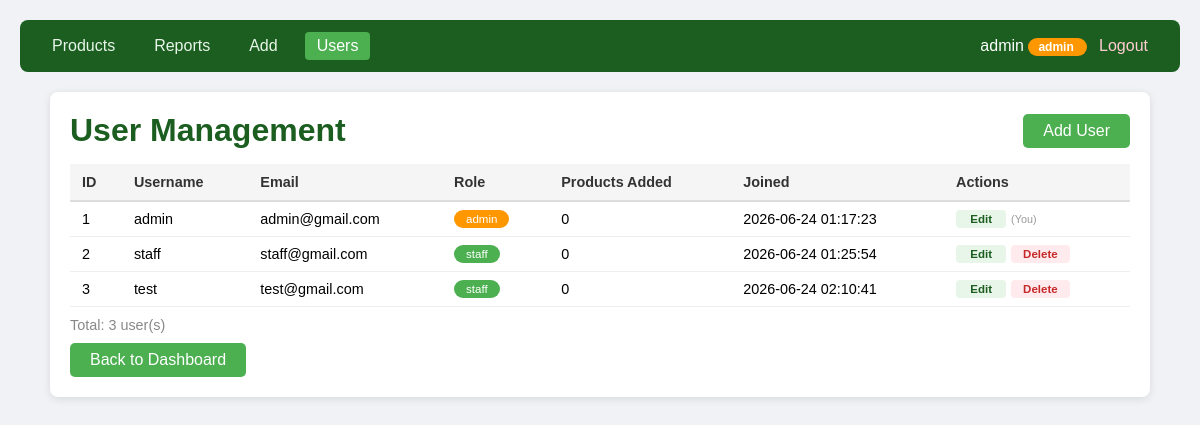
The page /users.php (signed in) on the database as committed earlier.
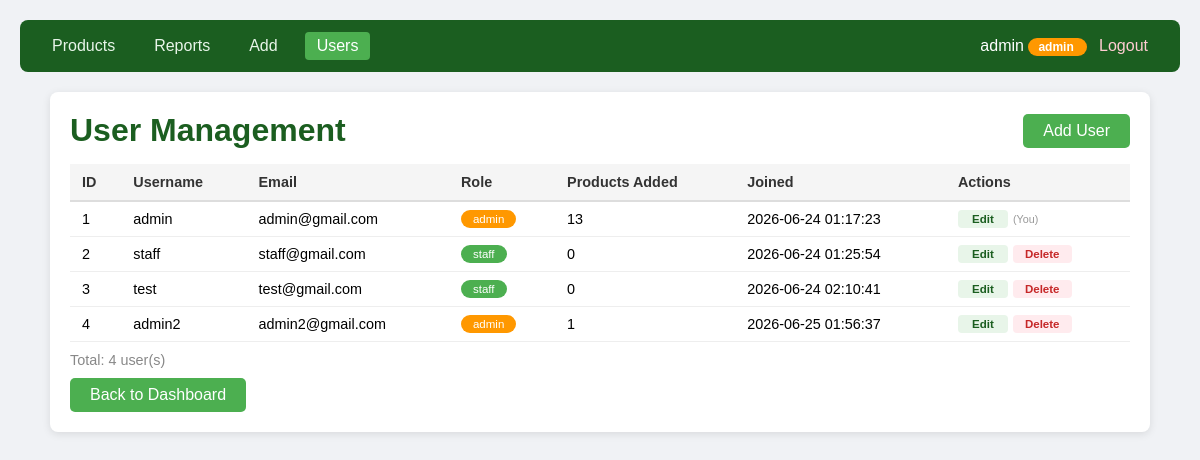
The same page on the database as committed later.
### tables this page shows
CREATE TABLE `users` (
  `id` int(11) NOT NULL,
  `username` varchar(50) NOT NULL,
  `email` varchar(100) NOT NULL,
  `password_hash` varchar(255) NOT NULL,
  `role` enum('admin','staff') DEFAULT 'staff',
  `created_at` timestamp NOT NULL DEFAULT current_timestamp()
);

### auth.php (called while the page is built, shortened)
<?php
function isLoggedIn() {
    return isset($_SESSION['user_id']);
}
function isAdmin() {
    return isset($_SESSION['role']) && $_SESSION['role'] == 'admin';
}
function getUsername() {
    return isset($_SESSION['username']) ? $_SESSION['username'] : null;
}
?>

### users.php (the view, shortened to what this page needs)
<?php
require_once 'config.php';
$users = $conn->query("
    SELECT u.*, COUNT(p.id) AS product_count
    FROM users u
    LEFT JOIN products p ON u.id = p.added_by
    GROUP BY u.id
    ORDER BY u.id
");
?>
<!DOCTYPE html>
<html>
<head>
    <link rel="stylesheet" href="style.css">
</head>
<body>
<?php include 'navbar.php'; ?>
<div class="container">
    <div class="top-bar">
        <h1>User Management</h1>
        <a href="add_user.php" class="btn-add">Add User</a>
    </div>
    <div class="table-container">
        <table>
            <thead>
                <tr>
                    <th>ID</th>
                    <th>Username</th>
                    <th>Email</th>
                    <th>Role</th>
                    <th>Products Added</th>
                    <th>Joined</th>
                    <th>Actions</th>
                </tr>
            </thead>
            <tbody>
                <?php while ($user = $users->fetch_assoc()): ?>
                <tr>
                    <td><?= $user['id'] ?></td>
                    <td><?= htmlspecialchars($user['username']) ?></td>
                    <td><?= htmlspecialchars($user['email']) ?></td>
                    <td>
                        <span class="role-badge" style="background: <?= $user['role'] == 'admin' ? '#FF9800' : '#4CAF50'; ?>; color:white; padding:3px 12px; border-radius:15px; font-size:0.8em;">
                            <?= htmlspecialchars($user['role']) ?>
                        </span>
                    </td>
                    <td><?= $user['product_count'] ?></td>
                    <td><?= $user['created_at'] ?></td>
                    <td>
                        <div class="action-buttons">
                            <a href="edit_user.php?id=<?= $user['id'] ?>" class="btn-edit-user">Edit</a>
                            <?php if ($user['id'] != $_SESSION['user_id']): ?>
                                <a href="delete_user.php?id=<?= $user['id'] ?>" class="btn-delete-user" onclick="return confirm('Delete this user?')">Delete</a>
                            <?php else: ?>
                                <span style="color:#999; font-size:0.75em;">(You)</span>
                            <?php endif; ?>
                        </div>
                    </td>
                </tr>
                <?php endwhile; ?>
            </tbody>
        </table>
    </div>
    <p class="count">Total: <?= $users->num_rows ?> user(s)</p>
    <a href="index.php" class="back-btn" style="margin-top:10px; display:inline-block;">Back to Dashboard</a>
</div>
</body>
</html>

### navbar.php (shortened to what this page needs)
<?php
$current_page = basename($_SERVER['PHP_SELF']);
?>
<nav>
    <a href="index.php" class="<?= $current_page == 'index.php' ? 'active' : '' ?>">Products</a>
    <a href="report.php" class="<?= $current_page == 'report.php' ? 'active' : '' ?>">Reports</a>
    <?php if (isAdmin()): ?>
        <a href="add.php" class="<?= $current_page == 'add.php' ? 'active' : '' ?>">Add</a>
    <?php endif; ?>
    <?php if (isAdmin()): ?>
        <a href="users.php" class="<?= $current_page == 'users.php' ? 'active' : '' ?>">Users</a>
    <?php endif; ?>
    <?php if (isLoggedIn()): ?>
        <span style="margin-left:auto;">
            <?= getUsername() ?>
            <span style="background: <?= isAdmin() ? '#FF9800' : '#4CAF50'; ?>; color: white; padding: 2px 10px; border-radius: 12px; font-size: 0.75em; font-weight: bold;">
                <?= $_SESSION['role'] ?>
            </span>
            <a href="logout.php">Logout</a>
        </span>
    <?php endif; ?>
</nav>

### style.css (style rules this page uses)
* { margin: 0; padding: 0; box-sizing: border-box; }
body { font-family: Arial, sans-serif; background: #f0f2f5; padding: 20px; }
nav { background: #1B5E20; color: white; padding: 12px 20px; display: flex; gap: 15px; align-items: center; border-radius: 8px; margin-bottom: 20px; }
nav a { color: #e8f5e9; text-decoration: none; padding: 5px 12px; border-radius: 4px; }
nav a.active { background: #4CAF50; color: white; }
nav span a { color: #ffcdd2; }
.container { max-width: 1100px; margin: 0 auto; background: white; padding: 20px; border-radius: 8px; box-shadow: 0 2px 8px rgba(0,0,0,0.1); }
.container h1 { color: #1B5E20; margin-top: 0; }
.top-bar { display: flex; justify-content: space-between; align-items: center; margin-bottom: 15px; }
.top-bar h1 { margin: 0; }
.btn-add { display: inline-block; padding: 8px 20px; background: #4CAF50; color: white; text-decoration: none; border-radius: 5px; }
.table-container { overflow-x: auto; }
table { width: 100%; border-collapse: collapse; font-size: 0.9em; }
th { background: #f5f5f5; color: #333; padding: 10px 12px; text-align: left; border-bottom: 2px solid #ddd; }
td { padding: 8px 12px; border-bottom: 1px solid #eee; }
.count { margin-top: 10px; color: #888; font-size: 0.9em; }
.action-buttons { display: flex; gap: 5px; align-items: center; }
.back-btn { display: inline-block; padding: 8px 20px; background: #4CAF50; color: white; text-decoration: none; border-radius: 5px; }
.role-badge { display: inline-block; padding: 3px 12px; background: #e8f5e9; color: #1B5E20; border-radius: 15px; font-size: 0.85em; }

### users.php (style rules this page uses)
.btn-edit-user { display: inline-block; padding: 3px 12px; background: #e8f5e9; color: #1B5E20; text-decoration: none; border-radius: 4px; font-size: 0.8em; font-weight: 600; min-width: 50px; text-align: center; }
.btn-delete-user { display: inline-block; padding: 3px 12px; background: #ffebee; color: #c62828; text-decoration: none; border-radius: 4px; font-size: 0.8em; font-weight: 600; min-width: 50px; text-align: center; }
.action-buttons { display: flex; gap: 5px; align-items: center; }

Rows that differ between the two databases and show on the page:
computed for users "admin@gmail.com": product_count "0" → "13"
shown differently, row unchanged: users "test": id "3" → (not shown)
added users: id "4", username "admin2", email "admin2@gmail.com", role "admin", product_count "1", created_at "2026-06-25 01:56:37"
Other text that changed with them:
$users->num_rows: (not shown) → "4"
